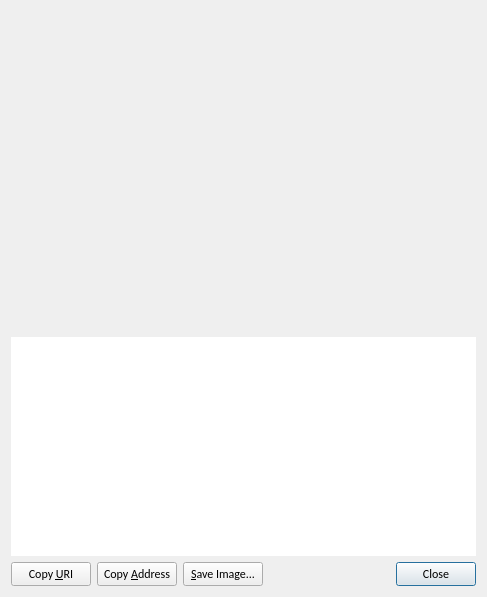
<?xml version="1.0" encoding="UTF-8"?>
<ui version="4.0">
 <class>ReceiveRequestDialog</class>
 <widget class="QDialog" name="ReceiveRequestDialog">
  <property name="geometry">
   <rect>
    <x>0</x>
    <y>0</y>
    <width>487</width>
    <height>597</height>
   </rect>
  </property>
  <property name="font">
   <font>
    <family>Calibri</family>
   </font>
  </property>
  <layout class="QVBoxLayout" name="verticalLayout_3">
   <item>
    <widget class="QRImageWidget" name="lblQRCode">
     <property name="sizePolicy">
      <sizepolicy hsizetype="Expanding" vsizetype="Fixed">
       <horstretch>0</horstretch>
       <verstretch>0</verstretch>
      </sizepolicy>
     </property>
     <property name="minimumSize">
      <size>
       <width>300</width>
       <height>320</height>
      </size>
     </property>
     <property name="toolTip">
      <string>QR Code</string>
     </property>
     <property name="textFormat">
      <enum>Qt::PlainText</enum>
     </property>
     <property name="alignment">
      <set>Qt::AlignCenter</set>
     </property>
     <property name="wordWrap">
      <bool>true</bool>
     </property>
    </widget>
   </item>
   <item>
    <widget class="QTextEdit" name="outUri">
     <property name="sizePolicy">
      <sizepolicy hsizetype="Expanding" vsizetype="Expanding">
       <horstretch>0</horstretch>
       <verstretch>0</verstretch>
      </sizepolicy>
     </property>
     <property name="minimumSize">
      <size>
       <width>0</width>
       <height>50</height>
      </size>
     </property>
     <property name="frameShape">
      <enum>QFrame::NoFrame</enum>
     </property>
     <property name="frameShadow">
      <enum>QFrame::Plain</enum>
     </property>
     <property name="tabChangesFocus">
      <bool>true</bool>
     </property>
     <property name="textInteractionFlags">
      <set>Qt::TextSelectableByKeyboard|Qt::TextSelectableByMouse</set>
     </property>
    </widget>
   </item>
   <item>
    <layout class="QHBoxLayout" name="horizontalLayout">
     <item>
      <widget class="QPushButton" name="btnCopyURI">
       <property name="text">
        <string>Copy &amp;URI</string>
       </property>
       <property name="autoDefault">
        <bool>false</bool>
       </property>
      </widget>
     </item>
     <item>
      <widget class="QPushButton" name="btnCopyAddress">
       <property name="text">
        <string>Copy &amp;Address</string>
       </property>
       <property name="autoDefault">
        <bool>false</bool>
       </property>
      </widget>
     </item>
     <item>
      <widget class="QPushButton" name="btnSaveAs">
       <property name="text">
        <string>&amp;Save Image...</string>
       </property>
       <property name="autoDefault">
        <bool>false</bool>
       </property>
      </widget>
     </item>
     <item>
      <spacer name="horizontalSpacer_2">
       <property name="orientation">
        <enum>Qt::Horizontal</enum>
       </property>
       <property name="sizeHint" stdset="0">
        <size>
         <width>40</width>
         <height>20</height>
        </size>
       </property>
      </spacer>
     </item>
     <item>
      <widget class="QDialogButtonBox" name="buttonBox">
       <property name="standardButtons">
        <set>QDialogButtonBox::Close</set>
       </property>
      </widget>
     </item>
    </layout>
   </item>
  </layout>
 </widget>
 <customwidgets>
  <customwidget>
   <class>QRImageWidget</class>
   <extends>QLabel</extends>
   <header>qt/qrimagewidget.h</header>
  </customwidget>
 </customwidgets>
 <resources/>
 <connections>
  <connection>
   <sender>buttonBox</sender>
   <signal>rejected()</signal>
   <receiver>ReceiveRequestDialog</receiver>
   <slot>reject()</slot>
   <hints>
    <hint type="sourcelabel">
     <x>452</x>
     <y>573</y>
    </hint>
    <hint type="destinationlabel">
     <x>243</x>
     <y>298</y>
    </hint>
   </hints>
  </connection>
  <connection>
   <sender>buttonBox</sender>
   <signal>accepted()</signal>
   <receiver>ReceiveRequestDialog</receiver>
   <slot>accept()</slot>
   <hints>
    <hint type="sourcelabel">
     <x>452</x>
     <y>573</y>
    </hint>
    <hint type="destinationlabel">
     <x>243</x>
     <y>298</y>
    </hint>
   </hints>
  </connection>
 </connections>
</ui>
